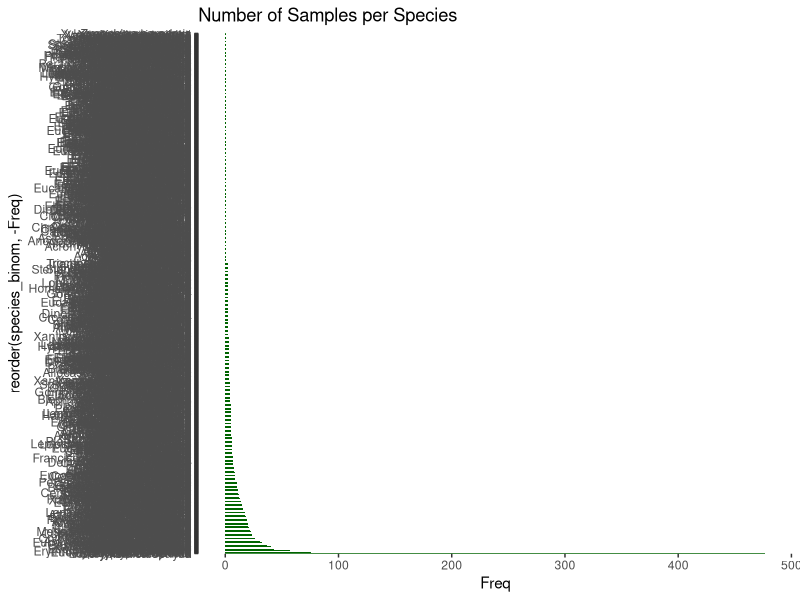
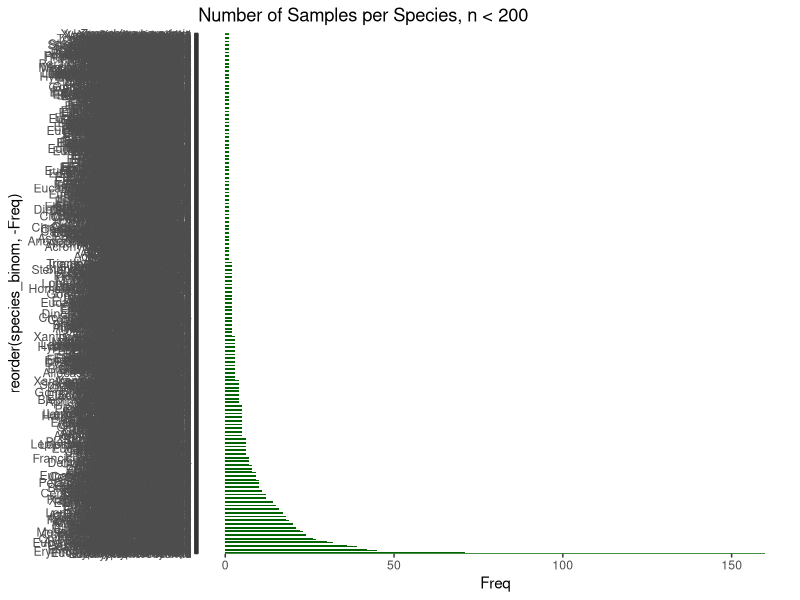
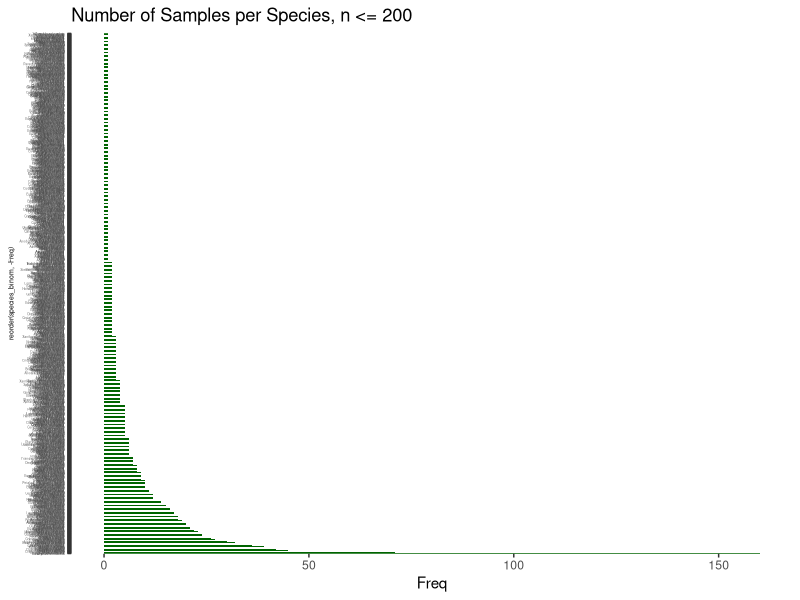

Write R code to recreate these figures, in order.
install.packages("tidyverse")
library(tidyverse)

#tidy data rules:
# 1. Put each dataset in a tibble.
# 2. Put each variable in a column.
# 3. For each plot, subset relevant information. 



austraits_leaf_stoichiometry_MASTER<-read.csv("austraits_leaf_stoichiometry_MASTER.csv")

austraits_leaf_stoich_tib<-as_tibble(austraits_leaf_stoichiometry_MASTER)

################## Number of Samples per Species ###################

#alternate method to count sample number of species:
#count <- austraits_leaf_stoich_tib %>% count(austraits_leaf_stoich_tib$species_binom)

species_binom <- austraits_leaf_stoichiometry_MASTER$species_binom
#count sample number of species
species_count_tab <- table(species_binom)
#table to df
species_count_df<-as.data.frame(species_count_tab)
#df to tib
species_count_tib <- as_tibble(species_count_df)
#order from high to low
#species_count_tib <- species_count_tib%>%arrange(Freq)


ggplot(data=species_count_tib, aes(x = reorder(species_binom,-Freq), y = Freq)) +
  geom_bar(stat="identity", width=0.5, fill="darkgreen") +
  ggtitle("Number of Samples per Species")+
  coord_flip()


#outlier:Corymbia calophylla which is Myrtaceae Corymbia
ggplot(data = subset(species_count_tib, Freq <= 200), aes(x = reorder(species_binom, -Freq), y = Freq)) +
  geom_bar(stat="identity", width=0.5, fill="darkgreen") +
  ggtitle("Number of Samples per Species, n < 200") +
  coord_flip()
  
n = 200
ggplot(data = subset(species_count_tib, Freq <= n), aes(x = reorder(species_binom, -Freq), y = Freq)) +
  geom_bar(stat="identity", width=0.5, fill="darkgreen") +
  ggtitle("Number of Samples per Species, n <= 200") +
  coord_flip() +
  theme(
    axis.text.y = element_text(size = 2), # Adjust x-axis text size
    axis.title.y = element_text(size = 5)) # Adjust x-axis title size)





#summary data
#10464 samples
#1421 species
#5.175352 average without main outlier



#idea: faceting by family things like leaf N or 






